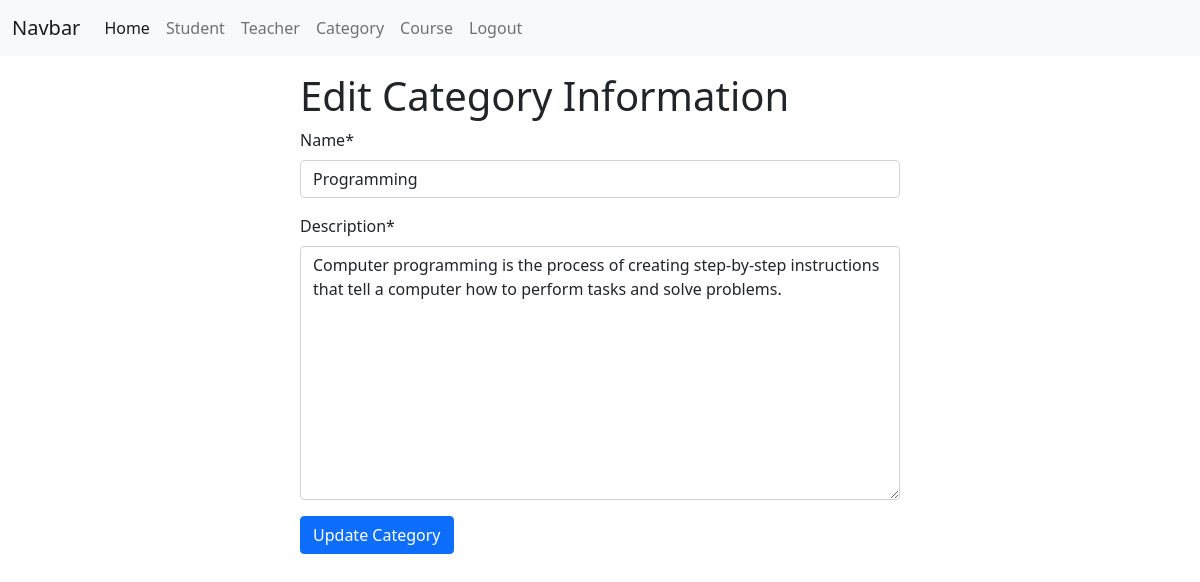
/category-edit/1/ (signed in), run on an earlier commit of the app's database.
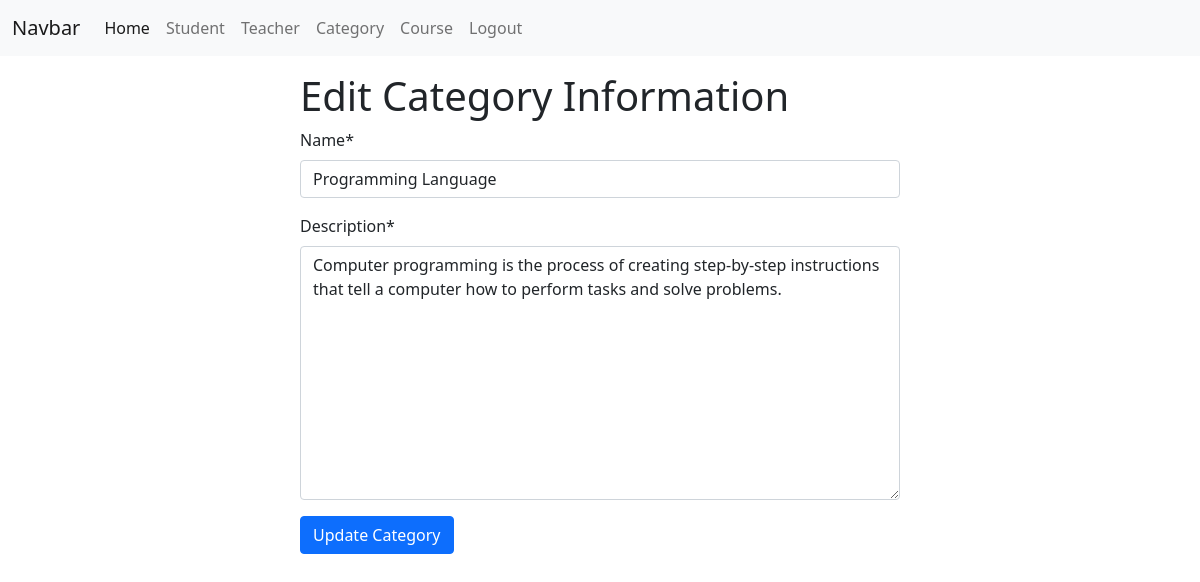
And on a later commit of the database.
### course_app/models.py (models this page shows, shortened)
class CategoryModel(models.Model):
    name = models.CharField(max_length=100, null=True)
    description = models.TextField(null=True)
    created_at = models.DateField(auto_now_add=True, null=True)
    updated_at = models.DateField(auto_now=True, null=True)

### course_app/views.py (the view)
# urls.py: path('category-edit/<int:category_id>/', category_edit_view, name='category_edit_view'),
def category_edit_view(request, category_id):
    each_category = CategoryModel.objects.get(id=category_id)
    form = CategoryForm(instance=each_category)
    if request.method == 'POST':
        form = CategoryForm(request.POST, instance=each_category)
        if form.is_valid():
            form.save()
            messages.success(request, 'Category updated successfully.')
            return redirect('category_list_view')
    context = {
        'form': form,
        'form_title': 'Edit Category Information',
        'form_btn': 'Update Category',
        'page_title': 'Edit Category'
    }
    return render(request, 'master/base_form.html', context)

### course_app/forms.py
class CategoryForm(forms.ModelForm):
    class Meta:
        model = CategoryModel
        fields = ['name', 'description']

### authApp/templates/master/base_form.html (shortened to what this page needs)
{% extends "master/base.html" %}
{% load crispy_forms_tags %}
{% block content %}
  <div class="w-50 mx-auto mt-3">
    <h1>{{form_title}}</h1>
    <form method="POST" enctype="multipart/form-data">
      {{ form | crispy }}
      <button type="submit" class="btn btn-primary">{{form_btn}}</button>
    </form>
  </div>
{% endblock content %}

### authApp/templates/master/base.html (shortened to what this page needs)
<!doctype html>
<html lang="en">
  <head>
    <link href="https://cdn.jsdelivr.net/npm/bootstrap@5.0.2/dist/css/bootstrap.min.css" rel="stylesheet">
  </head>
  <body>
    {% include "master/nav.html" %}
    {% block content %}
    {% endblock content %}
  </body>
</html>

### authApp/templates/master/nav.html (shortened to what this page needs)
<nav class="navbar navbar-expand-lg navbar-light bg-light">
  <div class="container-fluid">
    <a class="navbar-brand" href="#">Navbar</a>
    <div class="collapse navbar-collapse" id="navbarNav">
      <ul class="navbar-nav">
        {% if request.user.is_authenticated %}
        <li class="nav-item">
          <a class="nav-link active" aria-current="page" href="{% url "home_view" %}">Home</a>
        </li>
        <li class="nav-item">
          <a class="nav-link" href="{% url "student_list" %}">Student</a>
        </li>
        <li class="nav-item">
          <a class="nav-link" href="{% url "teacher_list" %}">Teacher</a>
        </li>
        <li class="nav-item">
          <a class="nav-link" href="{% url "category_list_view" %}">Category</a>
        </li>
        <li class="nav-item">
          <a class="nav-link" href="{% url "course_list_view" %}">Course</a>
        </li>
        <li class="nav-item">
          <a class="nav-link" href="{% url "logout_view" %}">Logout</a>
        </li>
        {% else %}
        <li class="nav-item">
          <a class="nav-link" href="{% url "login_view" %}">Login</a>
        </li>
        {% endif %}
      </ul>
    </div>
  </div>
</nav>

What changed in the data, as far as the page shows it:
changed CategoryModel: name "Programming" → "Programming Language"
